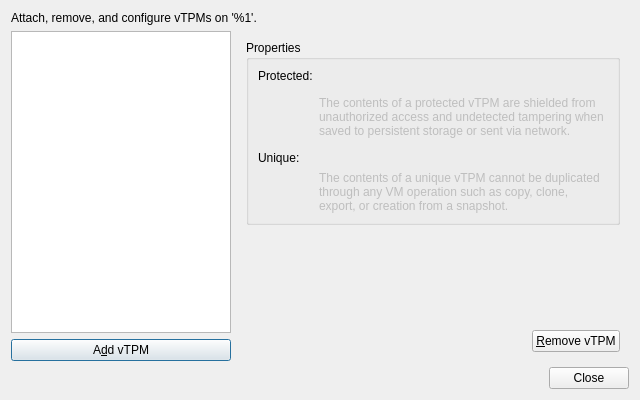
<?xml version="1.0" encoding="UTF-8"?>
<ui version="4.0">
 <class>VtpmManagementDialog</class>
 <widget class="QDialog" name="VtpmManagementDialog">
  <property name="geometry">
   <rect>
    <x>0</x>
    <y>0</y>
    <width>640</width>
    <height>400</height>
   </rect>
  </property>
  <property name="windowTitle">
   <string>Trusted Platform Module (TPM) Manager - %1</string>
  </property>
  <layout class="QVBoxLayout" name="mainLayout">
   <item>
    <widget class="QLabel" name="blurbLabel">
     <property name="text">
      <string>Attach, remove, and configure vTPMs on '%1'.</string>
     </property>
     <property name="wordWrap">
      <bool>true</bool>
     </property>
    </widget>
   </item>
   <item>
    <layout class="QHBoxLayout" name="bodyLayout" stretch="0,1">
     <item>
      <layout class="QVBoxLayout" name="leftLayout" stretch="1,0">
       <item>
        <widget class="QListWidget" name="vtpmList">
         <property name="maximumSize">
          <size>
           <width>220</width>
           <height>16777215</height>
          </size>
         </property>
         <property name="iconSize">
          <size>
           <width>16</width>
           <height>16</height>
          </size>
         </property>
        </widget>
       </item>
       <item>
        <widget class="QPushButton" name="addButton">
         <property name="text">
          <string>A&amp;dd vTPM</string>
         </property>
        </widget>
       </item>
      </layout>
     </item>
     <item>
      <widget class="QStackedWidget" name="pages">
       <property name="currentIndex">
        <number>1</number>
       </property>
       <widget class="QWidget" name="noVtpmsPage">
        <layout class="QVBoxLayout" name="noVtpmsLayout">
         <item>
          <widget class="QLabel" name="noVtpmsLabel">
           <property name="text">
            <string>There are no vTPMs attached to this VM.</string>
           </property>
           <property name="alignment">
            <set>Qt::AlignCenter</set>
           </property>
          </widget>
         </item>
        </layout>
       </widget>
       <widget class="QWidget" name="detailsPage">
        <layout class="QVBoxLayout" name="detailsLayout">
         <item>
          <widget class="QGroupBox" name="propertiesGroupBox">
           <property name="title">
            <string>Properties</string>
           </property>
           <layout class="QFormLayout" name="propertiesLayout">
            <item row="0" column="0">
             <widget class="QLabel" name="protectedLabel">
              <property name="text">
               <string>Protected:</string>
              </property>
             </widget>
            </item>
            <item row="0" column="1">
             <widget class="QLabel" name="protectedValue"/>
            </item>
            <item row="1" column="1">
             <widget class="QLabel" name="protectedDescription">
              <property name="enabled">
               <bool>false</bool>
              </property>
              <property name="text">
               <string>The contents of a protected vTPM are shielded from unauthorized access and undetected tampering when saved to persistent storage or sent via network.</string>
              </property>
              <property name="wordWrap">
               <bool>true</bool>
              </property>
             </widget>
            </item>
            <item row="2" column="0">
             <widget class="QLabel" name="uniqueLabel">
              <property name="text">
               <string>Unique:</string>
              </property>
             </widget>
            </item>
            <item row="2" column="1">
             <widget class="QLabel" name="uniqueValue"/>
            </item>
            <item row="3" column="1">
             <widget class="QLabel" name="uniqueDescription">
              <property name="enabled">
               <bool>false</bool>
              </property>
              <property name="text">
               <string>The contents of a unique vTPM cannot be duplicated through any VM operation such as copy, clone, export, or creation from a snapshot.</string>
              </property>
              <property name="wordWrap">
               <bool>true</bool>
              </property>
             </widget>
            </item>
           </layout>
          </widget>
         </item>
         <item>
          <spacer name="detailsSpacer">
           <property name="orientation">
            <enum>Qt::Vertical</enum>
           </property>
           <property name="sizeHint" stdset="0">
            <size>
             <width>20</width>
             <height>40</height>
            </size>
           </property>
          </spacer>
         </item>
         <item>
          <layout class="QHBoxLayout" name="removeLayout">
           <item>
            <spacer name="removeSpacer">
             <property name="orientation">
              <enum>Qt::Horizontal</enum>
             </property>
             <property name="sizeHint" stdset="0">
              <size>
               <width>40</width>
               <height>20</height>
              </size>
             </property>
            </spacer>
           </item>
           <item>
            <widget class="QPushButton" name="removeButton">
             <property name="text">
              <string>&amp;Remove vTPM</string>
             </property>
            </widget>
           </item>
          </layout>
         </item>
        </layout>
       </widget>
      </widget>
     </item>
    </layout>
   </item>
   <item>
    <widget class="QDialogButtonBox" name="buttonBox">
     <property name="standardButtons">
      <set>QDialogButtonBox::Close</set>
     </property>
    </widget>
   </item>
  </layout>
 </widget>
 <resources/>
 <connections>
  <connection>
   <sender>buttonBox</sender>
   <signal>rejected()</signal>
   <receiver>VtpmManagementDialog</receiver>
   <slot>reject()</slot>
  </connection>
 </connections>
</ui>
